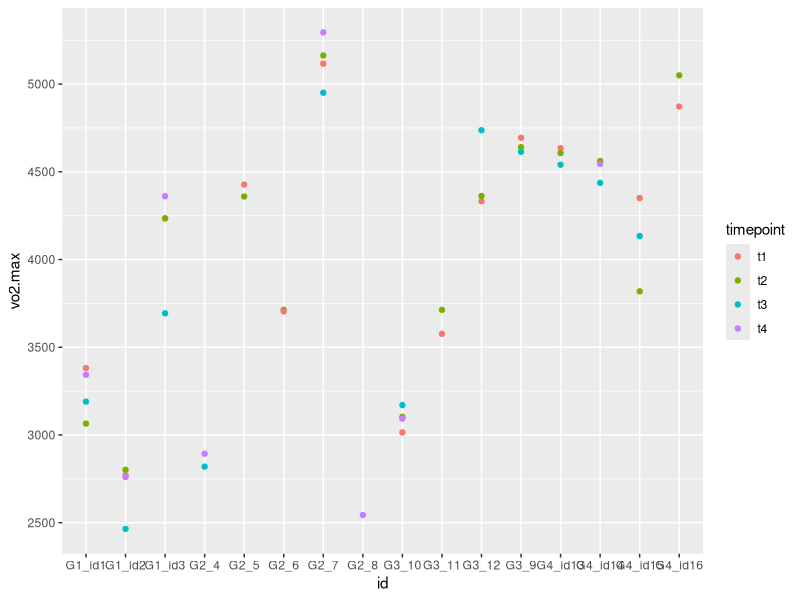

Source code (R):
## ---- chunk 1
#| echo: false
#| warning: false

library(readxl)
library(dplyr)

vars <- c("id", "timepoint", "temperature", "humidity", 
          "sex", "age", "height", "weight", "w.max", 
          "vo2.max", "vco2.max", "rer.max", "ve.max", 
          "bf.max", "hr.max", "la.max", 
          "borg.max")


dat <- bind_rows(
read_excel("g1.xlsx", sheet = "data_excel", na = "na") %>%
  select(all_of(vars)) %>%
  mutate(group = "G1", 
         id = paste0(group, "_", id)) ,

read_excel("g2.xlsx", na = "na") %>%
   select(all_of(vars)) %>%
  mutate(group = "G2", 
         id = paste0(group, "_", id)) ,

read_excel("g3.xlsx") %>%
   select(all_of(vars)) %>%
  mutate(timepoint = paste0("t", timepoint), 
         group = "G3", 
         id = paste0(group, "_", id)) ,

read_excel("g4.xlsx") %>%
   select(all_of(vars)) %>%
  mutate(group = "G4", 
         id = paste0(group, "_", id)) )
  


## ---- chunk 2
#| echo: false
#| warning: false

library(ggplot2)
  ggplot(data = dat, aes(x = id , y = vo2.max, color = timepoint)) + geom_point() 
 


## ---- chunk 3
#| echo: false
#| warning: false
#| 
library(tidyverse)
dat %>%
  select(id, timepoint, vo2.max) %>%
  pivot_wider(names_from = timepoint,
              values_from = vo2.max) %>%
  print()

## ---- chunk 4
#| echo: false

cv1 <- dat %>%
  select(id, timepoint, vo2.max) %>%
  pivot_wider(names_from = timepoint, 
              values_from = vo2.max) %>%
  
  mutate(diff = t2 - t1) %>% 
  summarise(m = mean(c(t1, t2), na.rm = TRUE), 
            s = sd(diff, na.rm = TRUE),  
            te = s / sqrt(2), 
            cv = 100 * (te/m)) %>%
  print()


cv_percent1 <- round(cv1$cv,1) %>%
  print()

## ---- chunk 5
#| echo: false

cv2 <- dat %>%
  select(id, timepoint, vo2.max) %>%
  pivot_wider(names_from = timepoint, 
              values_from = vo2.max) %>%
  
  mutate(diff = t3 - t4) %>% 
  summarise(m = mean(c(t1, t2), na.rm = TRUE), 
            s = sd(diff, na.rm = TRUE),  
            te = s / sqrt(2), 
            cv = 100 * (te/m)) %>%
  print()


cv_percent2 <- round(cv2$cv,1) %>%
  print()

